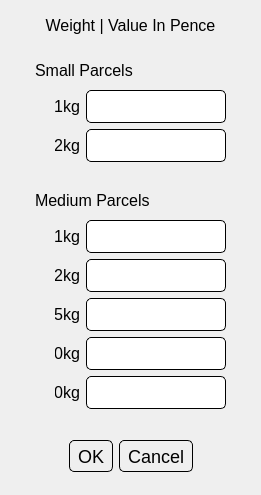
<?xml version="1.0" encoding="UTF-8"?>
<ui version="4.0">
 <class>Dialog</class>
 <widget class="QDialog" name="Dialog">
  <property name="geometry">
   <rect>
    <x>0</x>
    <y>0</y>
    <width>261</width>
    <height>495</height>
   </rect>
  </property>
  <property name="minimumSize">
   <size>
    <width>261</width>
    <height>495</height>
   </size>
  </property>
  <property name="maximumSize">
   <size>
    <width>261</width>
    <height>495</height>
   </size>
  </property>
  <property name="contextMenuPolicy">
   <enum>Qt::NoContextMenu</enum>
  </property>
  <property name="windowTitle">
   <string>Parcel Price Editor</string>
  </property>
  <property name="windowIcon">
   <iconset resource="stampCalculator.qrc">
    <normaloff>:/Icons/stamp.ico</normaloff>:/Icons/stamp.ico</iconset>
  </property>
  <property name="styleSheet">
   <string notr="true">QWidget  {
	font-size: 16px;
}

QLineEdit {
	padding: 5px;
	border-radius: 5px;
	border: 1px solid black;
}

QListWidget {
	border-radius: 3px;
	border: 1px solid black;
}
QListWidget:item {
	border-radius: 2px;
}
QListWidget:item:hover {
    background-color: lightgrey;
}
QListWidget:item:selected {
	color: black;
    background-color: grey;
}

QPushButton {
	border: 1px solid black;
	border-radius: 5px;
	padding: 8px;
	font-size: 18px;
}
QPushButton:hover {
	background-color: lightgrey;
}
QPushButton:pressed {
	background-color: grey;
}</string>
  </property>
  <property name="modal">
   <bool>false</bool>
  </property>
  <widget class="QDialogButtonBox" name="buttonBox">
   <property name="geometry">
    <rect>
     <x>35</x>
     <y>440</y>
     <width>191</width>
     <height>32</height>
    </rect>
   </property>
   <property name="orientation">
    <enum>Qt::Horizontal</enum>
   </property>
   <property name="standardButtons">
    <set>QDialogButtonBox::Cancel|QDialogButtonBox::Ok</set>
   </property>
   <property name="centerButtons">
    <bool>true</bool>
   </property>
  </widget>
  <widget class="QWidget" name="formLayoutWidget">
   <property name="geometry">
    <rect>
     <x>55</x>
     <y>90</y>
     <width>171</width>
     <height>80</height>
    </rect>
   </property>
   <layout class="QFormLayout" name="smallParcelLayout">
    <item row="0" column="0">
     <widget class="QLabel" name="smallParcel1kgLabel">
      <property name="minimumSize">
       <size>
        <width>25</width>
        <height>0</height>
       </size>
      </property>
      <property name="maximumSize">
       <size>
        <width>25</width>
        <height>16777215</height>
       </size>
      </property>
      <property name="text">
       <string>1kg</string>
      </property>
      <property name="alignment">
       <set>Qt::AlignRight|Qt::AlignTrailing|Qt::AlignVCenter</set>
      </property>
     </widget>
    </item>
    <item row="0" column="1">
     <widget class="QLineEdit" name="smallParcel1kgLineEdit"/>
    </item>
    <item row="1" column="1">
     <widget class="QLineEdit" name="smallParcel2kgLineEdit"/>
    </item>
    <item row="1" column="0">
     <widget class="QLabel" name="smallParcel2kgLabel">
      <property name="minimumSize">
       <size>
        <width>25</width>
        <height>0</height>
       </size>
      </property>
      <property name="maximumSize">
       <size>
        <width>25</width>
        <height>16777215</height>
       </size>
      </property>
      <property name="text">
       <string>2kg</string>
      </property>
      <property name="alignment">
       <set>Qt::AlignRight|Qt::AlignTrailing|Qt::AlignVCenter</set>
      </property>
     </widget>
    </item>
   </layout>
  </widget>
  <widget class="QLabel" name="smallParcelLabel">
   <property name="geometry">
    <rect>
     <x>35</x>
     <y>60</y>
     <width>191</width>
     <height>21</height>
    </rect>
   </property>
   <property name="text">
    <string>Small Parcels</string>
   </property>
  </widget>
  <widget class="QWidget" name="formLayoutWidget_2">
   <property name="geometry">
    <rect>
     <x>55</x>
     <y>220</y>
     <width>171</width>
     <height>191</height>
    </rect>
   </property>
   <layout class="QFormLayout" name="mediumParcelLayout">
    <item row="0" column="0">
     <widget class="QLabel" name="mediumParcel1kgLabel">
      <property name="minimumSize">
       <size>
        <width>25</width>
        <height>0</height>
       </size>
      </property>
      <property name="maximumSize">
       <size>
        <width>25</width>
        <height>16777215</height>
       </size>
      </property>
      <property name="text">
       <string>1kg</string>
      </property>
      <property name="alignment">
       <set>Qt::AlignRight|Qt::AlignTrailing|Qt::AlignVCenter</set>
      </property>
     </widget>
    </item>
    <item row="0" column="1">
     <widget class="QLineEdit" name="mediumParcel1kgLineEdit"/>
    </item>
    <item row="1" column="1">
     <widget class="QLineEdit" name="mediumParcel2kgLineEdit"/>
    </item>
    <item row="1" column="0">
     <widget class="QLabel" name="mediumParcel2kgLabel">
      <property name="minimumSize">
       <size>
        <width>25</width>
        <height>0</height>
       </size>
      </property>
      <property name="maximumSize">
       <size>
        <width>25</width>
        <height>16777215</height>
       </size>
      </property>
      <property name="text">
       <string>2kg</string>
      </property>
      <property name="alignment">
       <set>Qt::AlignRight|Qt::AlignTrailing|Qt::AlignVCenter</set>
      </property>
     </widget>
    </item>
    <item row="4" column="0">
     <widget class="QLabel" name="mediumParcel20kgLabel">
      <property name="minimumSize">
       <size>
        <width>25</width>
        <height>0</height>
       </size>
      </property>
      <property name="maximumSize">
       <size>
        <width>25</width>
        <height>16777215</height>
       </size>
      </property>
      <property name="text">
       <string>20kg</string>
      </property>
      <property name="alignment">
       <set>Qt::AlignRight|Qt::AlignTrailing|Qt::AlignVCenter</set>
      </property>
     </widget>
    </item>
    <item row="4" column="1">
     <widget class="QLineEdit" name="mediumParcel20kgLineEdit"/>
    </item>
    <item row="2" column="1">
     <widget class="QLineEdit" name="mediumParcel5kgLineEdit"/>
    </item>
    <item row="2" column="0">
     <widget class="QLabel" name="mediumParcel5kgLabel">
      <property name="minimumSize">
       <size>
        <width>25</width>
        <height>0</height>
       </size>
      </property>
      <property name="maximumSize">
       <size>
        <width>25</width>
        <height>16777215</height>
       </size>
      </property>
      <property name="text">
       <string>5kg</string>
      </property>
      <property name="alignment">
       <set>Qt::AlignRight|Qt::AlignTrailing|Qt::AlignVCenter</set>
      </property>
     </widget>
    </item>
    <item row="3" column="0">
     <widget class="QLabel" name="mediumParcel10kgLabel">
      <property name="minimumSize">
       <size>
        <width>25</width>
        <height>0</height>
       </size>
      </property>
      <property name="maximumSize">
       <size>
        <width>25</width>
        <height>16777215</height>
       </size>
      </property>
      <property name="text">
       <string>10kg</string>
      </property>
      <property name="alignment">
       <set>Qt::AlignRight|Qt::AlignTrailing|Qt::AlignVCenter</set>
      </property>
     </widget>
    </item>
    <item row="3" column="1">
     <widget class="QLineEdit" name="mediumParcel10kgLineEdit"/>
    </item>
   </layout>
  </widget>
  <widget class="QLabel" name="mediumParcelLabel">
   <property name="geometry">
    <rect>
     <x>35</x>
     <y>190</y>
     <width>191</width>
     <height>21</height>
    </rect>
   </property>
   <property name="text">
    <string>Medium Parcels</string>
   </property>
  </widget>
  <widget class="QLabel" name="label">
   <property name="geometry">
    <rect>
     <x>35</x>
     <y>10</y>
     <width>191</width>
     <height>31</height>
    </rect>
   </property>
   <property name="font">
    <font>
     <pointsize>-1</pointsize>
    </font>
   </property>
   <property name="text">
    <string>Weight | Value In Pence</string>
   </property>
   <property name="alignment">
    <set>Qt::AlignCenter</set>
   </property>
  </widget>
 </widget>
 <tabstops>
  <tabstop>smallParcel1kgLineEdit</tabstop>
  <tabstop>mediumParcel1kgLineEdit</tabstop>
  <tabstop>mediumParcel2kgLineEdit</tabstop>
  <tabstop>mediumParcel5kgLineEdit</tabstop>
  <tabstop>mediumParcel10kgLineEdit</tabstop>
  <tabstop>mediumParcel20kgLineEdit</tabstop>
 </tabstops>
 <resources>
  <include location="stampCalculator.qrc"/>
 </resources>
 <connections>
  <connection>
   <sender>buttonBox</sender>
   <signal>accepted()</signal>
   <receiver>Dialog</receiver>
   <slot>accept()</slot>
   <hints>
    <hint type="sourcelabel">
     <x>248</x>
     <y>254</y>
    </hint>
    <hint type="destinationlabel">
     <x>157</x>
     <y>274</y>
    </hint>
   </hints>
  </connection>
  <connection>
   <sender>buttonBox</sender>
   <signal>rejected()</signal>
   <receiver>Dialog</receiver>
   <slot>reject()</slot>
   <hints>
    <hint type="sourcelabel">
     <x>316</x>
     <y>260</y>
    </hint>
    <hint type="destinationlabel">
     <x>286</x>
     <y>274</y>
    </hint>
   </hints>
  </connection>
 </connections>
</ui>
